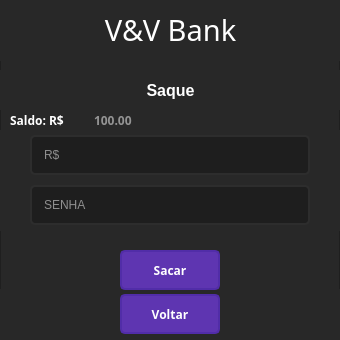
<?xml version="1.0" encoding="UTF-8"?>
<ui version="4.0">
 <class>Tela_Saque</class>
 <widget class="QMainWindow" name="Tela_Saque">
  <property name="geometry">
   <rect>
    <x>0</x>
    <y>0</y>
    <width>340</width>
    <height>340</height>
   </rect>
  </property>
  <property name="minimumSize">
   <size>
    <width>340</width>
    <height>340</height>
   </size>
  </property>
  <property name="maximumSize">
   <size>
    <width>340</width>
    <height>340</height>
   </size>
  </property>
  <property name="windowTitle">
   <string>V&amp;V Saque</string>
  </property>
  <property name="styleSheet">
   <string notr="true">QFrame {
	color: rgb(40, 40, 40)
}</string>
  </property>
  <widget class="QWidget" name="centralwidget">
   <property name="minimumSize">
    <size>
     <width>340</width>
     <height>340</height>
    </size>
   </property>
   <property name="maximumSize">
    <size>
     <width>340</width>
     <height>340</height>
    </size>
   </property>
   <layout class="QVBoxLayout" name="verticalLayout_2">
    <property name="spacing">
     <number>0</number>
    </property>
    <property name="leftMargin">
     <number>0</number>
    </property>
    <property name="topMargin">
     <number>0</number>
    </property>
    <property name="rightMargin">
     <number>0</number>
    </property>
    <property name="bottomMargin">
     <number>0</number>
    </property>
    <item>
     <widget class="QFrame" name="frame">
      <property name="minimumSize">
       <size>
        <width>340</width>
        <height>340</height>
       </size>
      </property>
      <property name="maximumSize">
       <size>
        <width>340</width>
        <height>340</height>
       </size>
      </property>
      <property name="styleSheet">
       <string notr="true">background-color: rgb(40, 40, 40);</string>
      </property>
      <property name="frameShape">
       <enum>QFrame::StyledPanel</enum>
      </property>
      <property name="frameShadow">
       <enum>QFrame::Raised</enum>
      </property>
      <widget class="QWidget" name="horizontalLayoutWidget">
       <property name="geometry">
        <rect>
         <x>0</x>
         <y>0</y>
         <width>341</width>
         <height>61</height>
        </rect>
       </property>
       <layout class="QHBoxLayout" name="horizontalLayout">
        <item>
         <widget class="QLabel" name="labelBanco">
          <property name="enabled">
           <bool>true</bool>
          </property>
          <property name="minimumSize">
           <size>
            <width>0</width>
            <height>40</height>
           </size>
          </property>
          <property name="maximumSize">
           <size>
            <width>16777215</width>
            <height>40</height>
           </size>
          </property>
          <property name="font">
           <font>
            <family>MV Boli</family>
            <pointsize>22</pointsize>
            <weight>50</weight>
            <bold>false</bold>
           </font>
          </property>
          <property name="styleSheet">
           <string notr="true">QLabel {
	color: rgb(255, 255, 255);
}</string>
          </property>
          <property name="text">
           <string>V&amp;V Bank</string>
          </property>
          <property name="alignment">
           <set>Qt::AlignCenter</set>
          </property>
         </widget>
        </item>
       </layout>
      </widget>
      <widget class="QWidget" name="horizontalLayoutWidget_2">
       <property name="geometry">
        <rect>
         <x>0</x>
         <y>289</y>
         <width>341</width>
         <height>51</height>
        </rect>
       </property>
       <layout class="QHBoxLayout" name="horizontalLayout_2">
        <item>
         <widget class="QPushButton" name="pushButton_Voltar">
          <property name="minimumSize">
           <size>
            <width>100</width>
            <height>30</height>
           </size>
          </property>
          <property name="maximumSize">
           <size>
            <width>100</width>
            <height>40</height>
           </size>
          </property>
          <property name="font">
           <font>
            <family>Unispace</family>
            <weight>75</weight>
            <bold>true</bold>
           </font>
          </property>
          <property name="styleSheet">
           <string notr="true">QPushButton {
	
	background-color: rgb(94, 53, 177);
	border: 2px solid rgb(81, 45, 168);
	border-radius: 5px;
	color: rgb(255, 255, 255);
}

QPushButton:hover {
	
	background-color: rgb(60, 60, 60);
	border: 2px solid rgb(70,70,70);
}

QPushButton:pressed {
	
	background-color: rgb(40, 40, 40);
	border: 2px solid rgb(81, 45, 168);
	color: rgb(255, 255, 255);
}</string>
          </property>
          <property name="text">
           <string>Voltar</string>
          </property>
         </widget>
        </item>
       </layout>
      </widget>
      <widget class="QPushButton" name="pushButton_Sacar">
       <property name="geometry">
        <rect>
         <x>120</x>
         <y>250</y>
         <width>100</width>
         <height>40</height>
        </rect>
       </property>
       <property name="minimumSize">
        <size>
         <width>100</width>
         <height>30</height>
        </size>
       </property>
       <property name="maximumSize">
        <size>
         <width>100</width>
         <height>40</height>
        </size>
       </property>
       <property name="font">
        <font>
         <family>Unispace</family>
         <weight>75</weight>
         <bold>true</bold>
        </font>
       </property>
       <property name="styleSheet">
        <string notr="true">QPushButton {
	
	background-color: rgb(94, 53, 177);
	border: 2px solid rgb(81, 45, 168);
	border-radius: 5px;
	color: rgb(255, 255, 255);
}

QPushButton:hover {
	
	background-color: rgb(60, 60, 60);
	border: 2px solid rgb(70,70,70);
}

QPushButton:pressed {
	
	background-color: rgb(40, 40, 40);
	border: 2px solid rgb(81, 45, 168);
	color: rgb(255, 255, 255);
}</string>
       </property>
       <property name="text">
        <string>Sacar</string>
       </property>
      </widget>
      <widget class="QLabel" name="labelLogin">
       <property name="enabled">
        <bool>true</bool>
       </property>
       <property name="geometry">
        <rect>
         <x>0</x>
         <y>70</y>
         <width>341</width>
         <height>40</height>
        </rect>
       </property>
       <property name="minimumSize">
        <size>
         <width>0</width>
         <height>40</height>
        </size>
       </property>
       <property name="maximumSize">
        <size>
         <width>16777215</width>
         <height>40</height>
        </size>
       </property>
       <property name="font">
        <font>
         <pointsize>12</pointsize>
         <weight>75</weight>
         <bold>true</bold>
        </font>
       </property>
       <property name="styleSheet">
        <string notr="true">QLabel {
	color: rgb(255, 255, 255);
}</string>
       </property>
       <property name="text">
        <string>Saque</string>
       </property>
       <property name="alignment">
        <set>Qt::AlignCenter</set>
       </property>
      </widget>
      <widget class="QLabel" name="labelSaldo">
       <property name="geometry">
        <rect>
         <x>10</x>
         <y>100</y>
         <width>81</width>
         <height>40</height>
        </rect>
       </property>
       <property name="minimumSize">
        <size>
         <width>0</width>
         <height>40</height>
        </size>
       </property>
       <property name="maximumSize">
        <size>
         <width>16777215</width>
         <height>40</height>
        </size>
       </property>
       <property name="font">
        <font>
         <family>Fira Code</family>
         <weight>75</weight>
         <bold>true</bold>
        </font>
       </property>
       <property name="styleSheet">
        <string notr="true">QLabel {
	color: rgb(255, 255, 255);
}</string>
       </property>
       <property name="text">
        <string>Saldo: R$</string>
       </property>
      </widget>
      <widget class="QLineEdit" name="lineEdit_Saldo">
       <property name="geometry">
        <rect>
         <x>90</x>
         <y>100</y>
         <width>200</width>
         <height>40</height>
        </rect>
       </property>
       <property name="minimumSize">
        <size>
         <width>200</width>
         <height>40</height>
        </size>
       </property>
       <property name="maximumSize">
        <size>
         <width>200</width>
         <height>40</height>
        </size>
       </property>
       <property name="font">
        <font>
         <family>Fira Code</family>
         <weight>75</weight>
         <bold>true</bold>
        </font>
       </property>
       <property name="styleSheet">
        <string notr="true">QLineEdit {
	border: 2px solid rgb(40, 40, 40);;
	background-color: rgb(40, 40, 40);
	color: rgb(255, 255, 255);
}</string>
       </property>
       <property name="text">
        <string/>
       </property>
       <property name="readOnly">
        <bool>true</bool>
       </property>
       <property name="placeholderText">
        <string>100.00</string>
       </property>
      </widget>
      <widget class="QWidget" name="layoutWidget">
       <property name="geometry">
        <rect>
         <x>0</x>
         <y>130</y>
         <width>341</width>
         <height>51</height>
        </rect>
       </property>
       <layout class="QHBoxLayout" name="horizontalLayout_6">
        <item>
         <widget class="QLineEdit" name="lineEdit_Valor">
          <property name="enabled">
           <bool>true</bool>
          </property>
          <property name="sizePolicy">
           <sizepolicy hsizetype="Fixed" vsizetype="Fixed">
            <horstretch>0</horstretch>
            <verstretch>0</verstretch>
           </sizepolicy>
          </property>
          <property name="minimumSize">
           <size>
            <width>280</width>
            <height>40</height>
           </size>
          </property>
          <property name="styleSheet">
           <string notr="true">QLineEdit {
	border: 2px solid rgb(45, 45, 45);
	border-radius: 5px;
	padding: 10px;
	background-color: rgb(30, 30, 30);
	color: rgb(255, 255, 255);
}

QLineEdit:hover {
	border: 2px solid rgb(55, 55, 55);
}

QLineEdit:focus {
	border: 2px solid rgb(94, 53, 177);
}</string>
          </property>
          <property name="maxLength">
           <number>60</number>
          </property>
          <property name="alignment">
           <set>Qt::AlignLeading|Qt::AlignLeft|Qt::AlignVCenter</set>
          </property>
          <property name="placeholderText">
           <string>R$</string>
          </property>
         </widget>
        </item>
       </layout>
      </widget>
      <widget class="QWidget" name="layoutWidget_2">
       <property name="geometry">
        <rect>
         <x>0</x>
         <y>180</y>
         <width>341</width>
         <height>51</height>
        </rect>
       </property>
       <layout class="QHBoxLayout" name="horizontalLayout_8">
        <item>
         <widget class="QLineEdit" name="lineEdit_Senha">
          <property name="enabled">
           <bool>true</bool>
          </property>
          <property name="sizePolicy">
           <sizepolicy hsizetype="Fixed" vsizetype="Fixed">
            <horstretch>0</horstretch>
            <verstretch>0</verstretch>
           </sizepolicy>
          </property>
          <property name="minimumSize">
           <size>
            <width>280</width>
            <height>40</height>
           </size>
          </property>
          <property name="styleSheet">
           <string notr="true">QLineEdit {
	border: 2px solid rgb(45, 45, 45);
	border-radius: 5px;
	padding: 10px;
	background-color: rgb(30, 30, 30);
	color: rgb(255, 255, 255);
}

QLineEdit:hover {
	border: 2px solid rgb(55, 55, 55);
}

QLineEdit:focus {
	border: 2px solid rgb(94, 53, 177);
}</string>
          </property>
          <property name="maxLength">
           <number>60</number>
          </property>
          <property name="echoMode">
           <enum>QLineEdit::Password</enum>
          </property>
          <property name="alignment">
           <set>Qt::AlignLeading|Qt::AlignLeft|Qt::AlignVCenter</set>
          </property>
          <property name="placeholderText">
           <string>SENHA</string>
          </property>
         </widget>
        </item>
       </layout>
      </widget>
     </widget>
    </item>
   </layout>
  </widget>
 </widget>
 <resources/>
 <connections/>
</ui>
